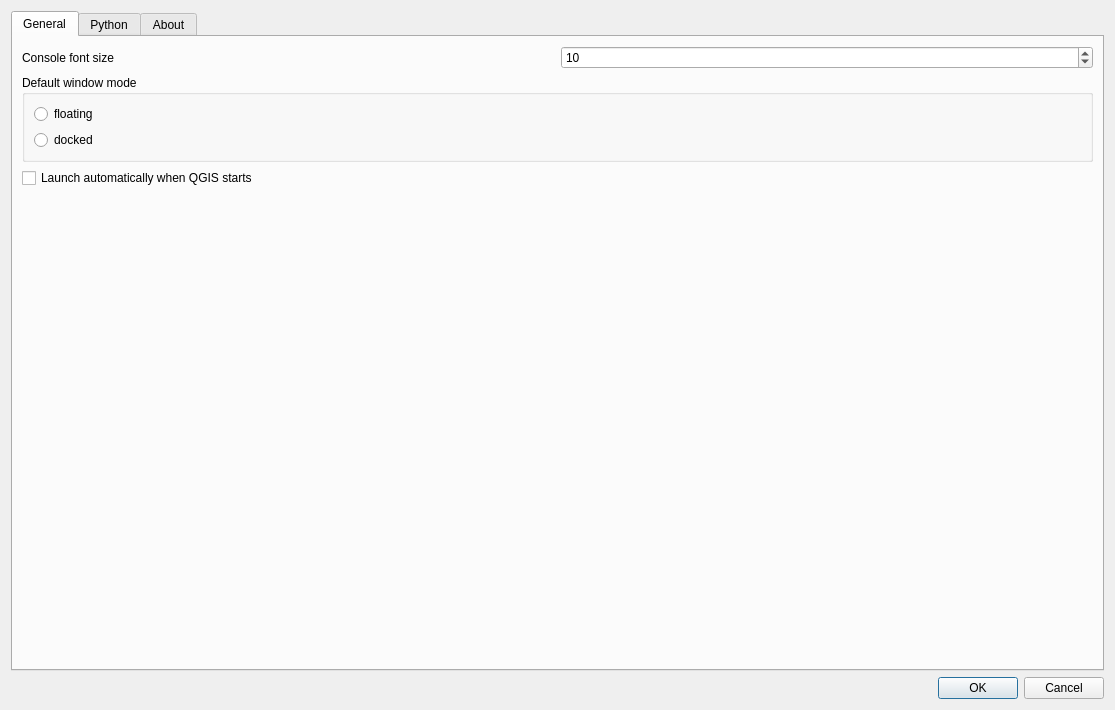
<?xml version="1.0" encoding="UTF-8"?>
<ui version="4.0">
 <class>SettingsDialog</class>
 <widget class="QDialog" name="SettingsDialog">
  <property name="geometry">
   <rect>
    <x>0</x>
    <y>0</y>
    <width>1115</width>
    <height>710</height>
   </rect>
  </property>
  <property name="windowTitle">
   <string>Settings</string>
  </property>
  <layout class="QGridLayout" name="gridLayout_2">
   <item row="0" column="0">
    <layout class="QVBoxLayout" name="verticalLayout">
     <item>
      <widget class="QTabWidget" name="tabWidget">
       <property name="sizePolicy">
        <sizepolicy hsizetype="Expanding" vsizetype="Expanding">
         <horstretch>0</horstretch>
         <verstretch>0</verstretch>
        </sizepolicy>
       </property>
       <property name="currentIndex">
        <number>0</number>
       </property>
       <widget class="QWidget" name="tab">
        <property name="accessibleName">
         <string/>
        </property>
        <attribute name="title">
         <string>General</string>
        </attribute>
        <layout class="QGridLayout" name="gridLayout_3">
         <item row="0" column="0">
          <layout class="QGridLayout" name="gridLayout">
           <item row="1" column="0" colspan="2">
            <widget class="QGroupBox" name="groupBox">
             <property name="title">
              <string>Default window mode</string>
             </property>
             <layout class="QGridLayout" name="gridLayout_4">
              <item row="0" column="0">
               <layout class="QVBoxLayout" name="verticalLayout_5">
                <item>
                 <widget class="QRadioButton" name="windowModeFloating">
                  <property name="text">
                   <string>floating</string>
                  </property>
                 </widget>
                </item>
                <item>
                 <widget class="QRadioButton" name="windowModeDocked">
                  <property name="text">
                   <string>docked</string>
                  </property>
                 </widget>
                </item>
               </layout>
              </item>
             </layout>
            </widget>
           </item>
           <item row="0" column="1">
            <widget class="QSpinBox" name="fontSize">
             <property name="minimum">
              <number>6</number>
             </property>
             <property name="maximum">
              <number>40</number>
             </property>
             <property name="value">
              <number>10</number>
             </property>
            </widget>
           </item>
           <item row="0" column="0">
            <widget class="QLabel" name="label_2">
             <property name="text">
              <string>Console font size</string>
             </property>
            </widget>
           </item>
          </layout>
         </item>
         <item row="2" column="0">
          <spacer name="verticalSpacer">
           <property name="orientation">
            <enum>Qt::Vertical</enum>
           </property>
           <property name="sizeHint" stdset="0">
            <size>
             <width>20</width>
             <height>40</height>
            </size>
           </property>
          </spacer>
         </item>
         <item row="1" column="0">
          <widget class="QCheckBox" name="auto_open">
           <property name="text">
            <string>Launch automatically when QGIS starts</string>
           </property>
          </widget>
         </item>
        </layout>
       </widget>
       <widget class="QWidget" name="tab_3">
        <attribute name="title">
         <string>Python</string>
        </attribute>
        <layout class="QGridLayout" name="gridLayout_6">
         <item row="0" column="0">
          <layout class="QGridLayout" name="gridLayout_5">
           <item row="0" column="0">
            <widget class="QLabel" name="label_4">
             <property name="text">
              <string>&lt;h3&gt;Python code configuration&lt;/h3&gt;
&lt;p&gt;&lt;code&gt;propertize&lt;/code&gt; adds &lt;code&gt;p_&lt;/code&gt; prefixed alias properties for all (0-arguments and returning-something) functions in &lt;code&gt;Qgs*&lt;/code&gt; classes from &lt;code&gt;qgis.core&lt;/code&gt; and  &lt;code&gt;qgis.gui&lt;/code&gt; modules.&lt;/p&gt;
&lt;p&gt;This is extremely useful when working with IPython's amazing &lt;b&gt;TAB&lt;/b&gt; completion feature.&lt;/b&gt;
&lt;p&gt;For example, you will be able to &lt;b&gt;TAB&lt;/b&gt;-complete the following statement in IPython console:
&lt;pre&gt;
registry = core.QgsMapLayerRegistry.instance()
layer = registry.p_mapLayers.values()[0]
layer.p_crs.p_authid
&lt;/pre&gt;
&lt;/p&gt;</string>
             </property>
             <property name="alignment">
              <set>Qt::AlignLeading|Qt::AlignLeft|Qt::AlignTop</set>
             </property>
             <property name="wordWrap">
              <bool>true</bool>
             </property>
            </widget>
           </item>
          </layout>
         </item>
         <item row="1" column="0">
          <widget class="QCheckBox" name="propertize">
           <property name="text">
            <string>Enable propertize</string>
           </property>
          </widget>
         </item>
        </layout>
       </widget>
       <widget class="QWidget" name="tab_2">
        <attribute name="title">
         <string>About</string>
        </attribute>
        <layout class="QGridLayout" name="gridLayout_7">
         <item row="0" column="0">
          <widget class="QLabel" name="label">
           <property name="text">
            <string>&lt;html&gt;&lt;head/&gt;&lt;body&gt;&lt;p&gt;&lt;span style=&quot; font-size:xx-large; font-weight:600;&quot;&gt;IPython QGIS Console &lt;/span&gt;&lt;/p&gt;&lt;p&gt;An IPython interactive console with batteries included. &lt;/p&gt;&lt;p&gt;&lt;a href=&quot;http://www.itopen.it/qgis-and-ipython-the-definitive-interactive-console/&quot;&gt;&lt;span style=&quot; text-decoration: underline; color:#0057ae;&quot;&gt;Plugin Home Page&lt;/span&gt;&lt;/a&gt;  (feed-back is highly appreciated!)&lt;/p&gt;&lt;p&gt;&lt;a href=&quot;http://www.ipython.org&quot;&gt;&lt;span style=&quot; text-decoration: underline; color:#0057ae;&quot;&gt;IPython Home Page&lt;/span&gt;&lt;/a&gt;&lt;/p&gt;&lt;p&gt;&lt;a href=&quot;https://github.com/elpaso/qgis-ipythonconsole&quot;&gt;&lt;span style=&quot; text-decoration: underline; color:#0057ae;&quot;&gt;Source Code and Bug Tracker&lt;/span&gt;&lt;/a&gt;&lt;/p&gt;&lt;p&gt;&lt;b&gt;Do you like IPyConsole? Make a &lt;a href=&quot;https://www.paypal.com/cgi-bin/webscr?cmd=_s-xclick&amp;amp;hosted_button_id=XEXYSQAQQYZGS&quot;&gt;&lt;span style=&quot; text-decoration: underline; color:#0057ae;&quot;&gt;small donation&lt;/span&gt;&lt;/a&gt; to keep this project alive! &lt;a href=&quot;https://www.paypal.com/cgi-bin/webscr?cmd=_s-xclick&amp;amp;hosted_button_id=XEXYSQAQQYZGS&quot;&gt;&lt;img src=&quot;:/plugins/IPyConsole/icons/paypal.png&quot;/&gt;&lt;/a&gt;&lt;/b&gt;&lt;/p&gt;
&lt;p&gt;&lt;i&gt;Enjoy IPyConsole!&lt;br&gt;Made in Italy by&lt;a href=&quot;http://www.itopen.it&quot;&gt;&lt;span style=&quot; text-decoration: underline; color:#0057ae;&quot;&gt; Alessandro Pasotti (ItOpen)&lt;/a&gt;&lt;/i&gt;&lt;/p&gt; &lt;/body&gt;&lt;/html&gt;</string>
           </property>
           <property name="alignment">
            <set>Qt::AlignLeading|Qt::AlignLeft|Qt::AlignTop</set>
           </property>
           <property name="wordWrap">
            <bool>true</bool>
           </property>
           <property name="openExternalLinks">
            <bool>true</bool>
           </property>
          </widget>
         </item>
         <item row="0" column="1">
          <widget class="QLabel" name="label_3">
           <property name="text">
            <string>&lt;html&gt;&lt;head/&gt;&lt;body&gt;&lt;p&gt;&lt;img src=&quot;:/plugins/IPyConsole/icons/icon.png&quot;/&gt;&lt;/p&gt;&lt;/body&gt;&lt;/html&gt;</string>
           </property>
           <property name="alignment">
            <set>Qt::AlignRight|Qt::AlignTop|Qt::AlignTrailing</set>
           </property>
          </widget>
         </item>
        </layout>
       </widget>
      </widget>
     </item>
     <item>
      <widget class="QDialogButtonBox" name="buttonBox">
       <property name="orientation">
        <enum>Qt::Horizontal</enum>
       </property>
       <property name="standardButtons">
        <set>QDialogButtonBox::Cancel|QDialogButtonBox::Ok</set>
       </property>
      </widget>
     </item>
    </layout>
   </item>
  </layout>
 </widget>
 <resources>
  <include location="resources.qrc"/>
 </resources>
 <connections>
  <connection>
   <sender>buttonBox</sender>
   <signal>accepted()</signal>
   <receiver>SettingsDialog</receiver>
   <slot>accept()</slot>
   <hints>
    <hint type="sourcelabel">
     <x>548</x>
     <y>491</y>
    </hint>
    <hint type="destinationlabel">
     <x>548</x>
     <y>260</y>
    </hint>
   </hints>
  </connection>
  <connection>
   <sender>buttonBox</sender>
   <signal>rejected()</signal>
   <receiver>SettingsDialog</receiver>
   <slot>reject()</slot>
   <hints>
    <hint type="sourcelabel">
     <x>548</x>
     <y>491</y>
    </hint>
    <hint type="destinationlabel">
     <x>548</x>
     <y>260</y>
    </hint>
   </hints>
  </connection>
 </connections>
</ui>
